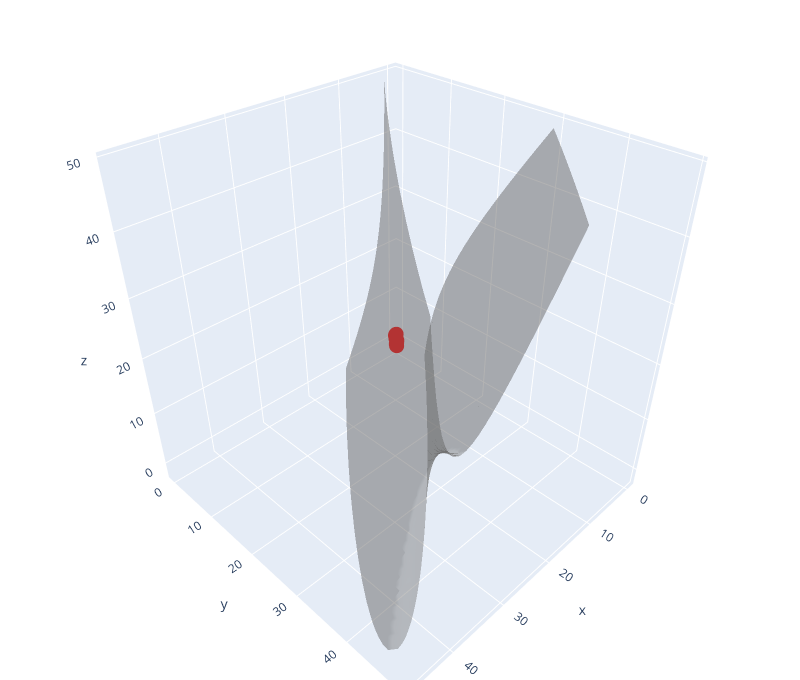

Notebook code cell kept with this figure:
### Code cell
points = np.copy(fold_annotation.vertices[fold_annotation.indices])
mean = points.mean(axis=0)
scale = np.std(points)
points = (points - mean) / scale
coeffs = fit_quadric(points)
from sklearn.decomposition import PCA
bounds = np.array([points.min(axis=0), points.max(axis=0)])
X, Y, Z = np.meshgrid(np.linspace(bounds[0,0], bounds[1,0], 50),
                      np.linspace(bounds[0,1], bounds[1,1], 50),
                      np.linspace(bounds[0,2], bounds[1,2], 50), indexing='xy')
grid_points = np.column_stack([X.ravel(), Y.ravel(), Z.ravel()])
residuals = evaluate_quadric(grid_points, coeffs)
residuals_3d = residuals.reshape(X.shape)
from skimage.measure import marching_cubes
verts, faces, normals, values = marching_cubes(residuals_3d, level=0)
fig = go.Figure()
fig.update_layout(
title="",
width=800, height=680,
scene=dict(
    xaxis_title='x', yaxis_title='y', zaxis_title='z',
    aspectmode='data',
    uirevision="keep"  # preserve camera/zoom
),
margin=dict(l=0, r=0, t=0, b=0),
legend=dict(itemsizing='constant')
)

mesh_trace = go.Mesh3d(
    x=verts[:, 0],
    y=verts[:, 1], 
    z=verts[:, 2],
    i=faces[:, 0],
    j=faces[:, 1],
    k=faces[:, 2],
    color='grey',
    opacity=0.5,
    name='mesh'
)
points_trace = go.Scatter3d(
    x=points[:, 0],
    y=points[:, 1],
    z=points[:, 2],
    mode='markers',
    marker=dict(color='red', size=5),
    name='data points'
)
palette = px.colors.qualitative.Plotly
fig.add_trace(mesh_trace)
fig.add_trace(points_trace)
fig.show()

### Figure 1 — Plotly figure (JSON) as saved in the notebook; plotly's stock layout.template omitted (floating-point values rounded to 4 significant figures; data arrays with more than 128 entries replaced by an {"elided": "..."} marker saying what was removed)
{"data": [{"color": "grey", "i": {"elided": "16298 int values"}, "j": {"elided": "16298 int values"}, "k": {"elided": "16298 int values"}, "name": "mesh", "opacity": 0.5, "type": "mesh3d", "x": {"elided": "8396 float values"}, "y": {"elided": "8396 float values"}, "z": {"elided": "8396 float values"}}, {"marker": {"color": "red", "size": 5}, "mode": "markers", "name": "data points", "type": "scatter3d", "x": {"elided": "544 float values"}, "y": {"elided": "544 float values"}, "z": {"elided": "544 float values"}}], "layout": {"height": 680, "legend": {"itemsizing": "constant"}, "margin": {"b": 0, "l": 0, "r": 0, "t": 0}, "scene": {"aspectmode": "data", "uirevision": "keep", "xaxis": {"title": {"text": "x"}}, "yaxis": {"title": {"text": "y"}}, "zaxis": {"title": {"text": "z"}}}, "title": {"text": ""}, "width": 800}}
